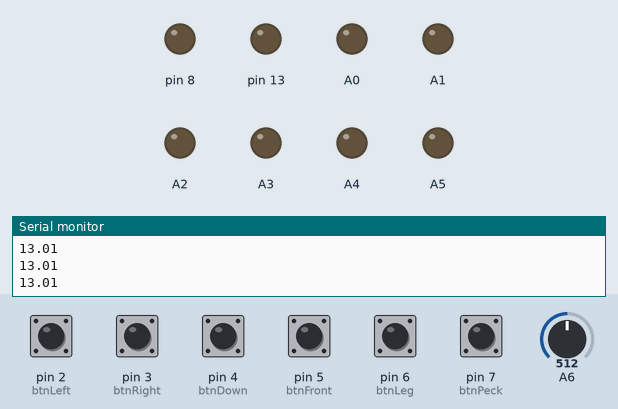
A sketch run on a simulated Arduino Nano, built with avr-gcc and run on an emulated ATmega328P. On the bench: output pins drawn as LEDs (lit = HIGH), the last lines printed to the serial monitor. Inputs (shaded band) come from the test bench; at power-on: pin 2 (btnLeft), pin 3 (btnRight), pin 4 (btnDown), pin 5 (btnFront), pin 6 (btnLeg), pin 7 (btnPeck) HIGH, A6 = 512. No radio packets arrive unless stated.

Above: at 1.2 s.
1.3 s: A6 set to 327
2.8 s: A6 set to 297
At 4.0 s:
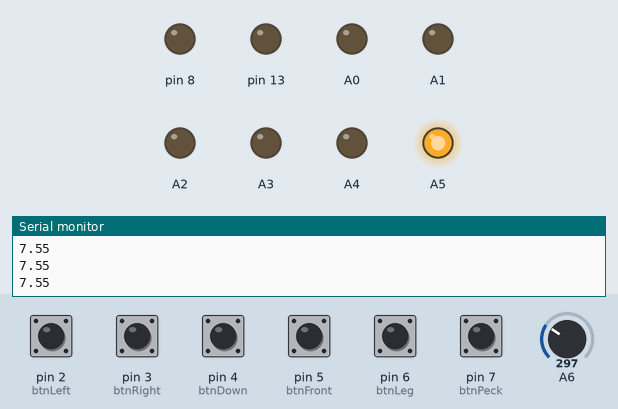
4.3 s: pin 2 (btnLeft) pulled LOW for 0.15 s
At 4.38 s:
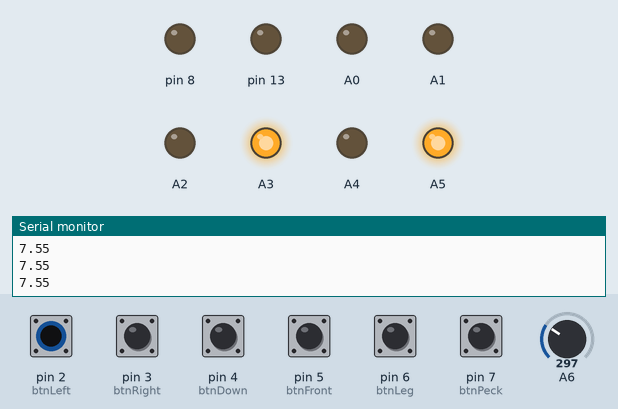
5.9 s: A6 set to 122
At 6.6 s:
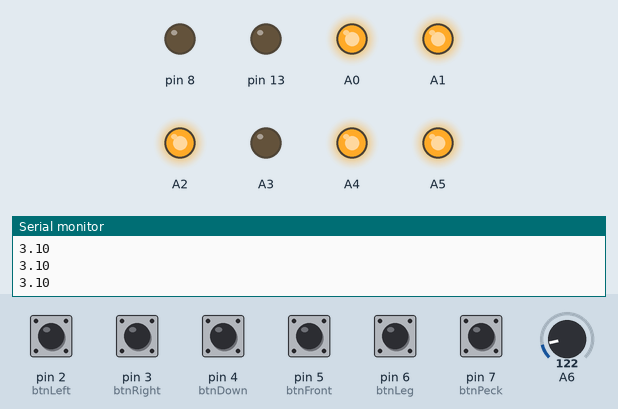
7.4 s: pin 3 (btnRight) pulled LOW for 0.15 s
At 7.48 s:
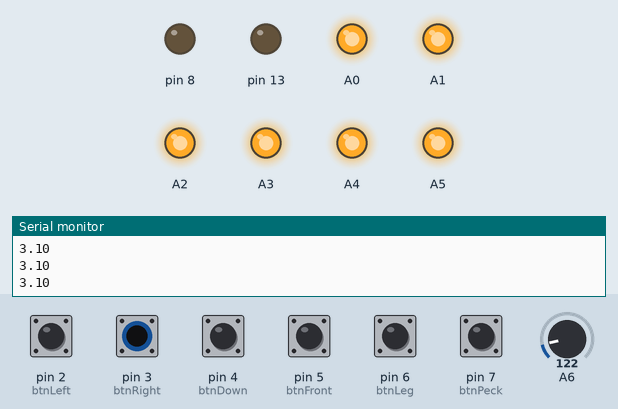
9.0 s: A6 set to 224
10.5 s: A6 set to 244
At 11.3 s:
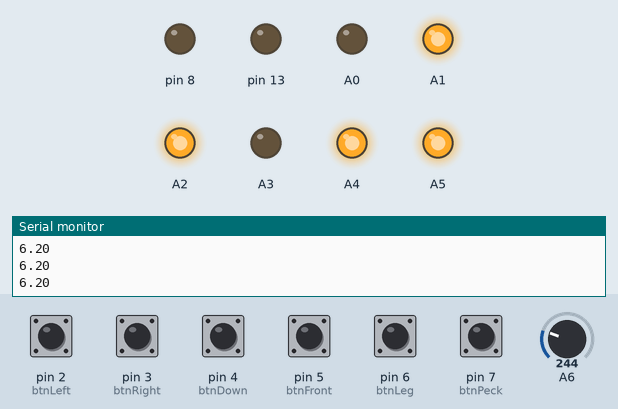
Timing chart, 0 to 13.0 s (numbered marks = the images above; inputs shaded):
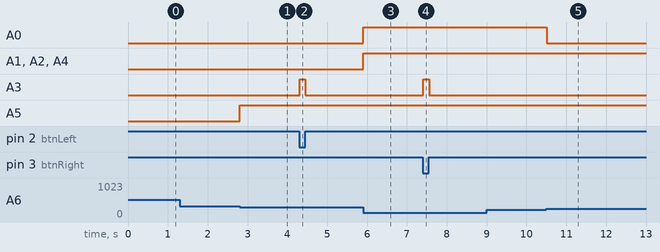

The sketch:

control-transmitter.ino
```cpp
#include <SPI.h>
#include "nRF24L01.h"
#include "RF24.h"
#define PIN_CE  10
#define PIN_CSN 9
RF24 radio(PIN_CE, PIN_CSN);

uint64_t writeAddress = 100, readAddress = 700;
int mode = 1;
const int BUFFER_SIZE = 7;
char comandBuffer[7];

#define btnFront 5
#define btnRight 3
#define btnDown 4
#define btnLeft 2
#define btnPeck 7
#define btnLeg 6
#define voltageSensor A3

int readPinSensor;  //Variável para leitura da porta analógica
float volts; //Armazenar o cálculo

void setup() {
  Serial.begin(9600);
  for(byte pin=2; pin<8; pin++){
    pinMode(pin, INPUT_PULLUP);
  }
  for(byte pin=13; pin<20; pin++){
    pinMode(pin, OUTPUT);
  }
  pinMode(1, OUTPUT);
  pinMode(8, OUTPUT);
  pinMode(A6, INPUT);

  digitalWrite(A3, LOW);

  while(!Serial){}
  radio.begin();
  radio.setRetries(0, 15);
  radio.setPALevel(RF24_PA_LOW);
  radio.openWritingPipe(writeAddress);
  radio.openReadingPipe(1, readAddress);
  radio.stopListening();
}
void loop() {
  buttonReading();
  readSensor();
  battery();
}

void buttonReading(){
  if      (!digitalRead(btnFront)){
    control("front");
    digitalWrite(A3, HIGH);
  }
  else if (!digitalRead(btnRight)){
    control("right");
    digitalWrite(A3, HIGH);
  }
  else if (!digitalRead(btnDown)){
    control("down");
    digitalWrite(A3, HIGH);
  }
  else if (!digitalRead(btnLeft)){
    control("left");
    digitalWrite(A3, HIGH);
  }
  else if (!digitalRead(btnPeck)){
    control("peck");
    digitalWrite(A3, HIGH);
  }
  else if (!digitalRead(btnLeg)){
    control("leg");
    digitalWrite(A3, HIGH);
  }
  else{
    control("stop");
    digitalWrite(A3, LOW);
  }
}

void control(String comand){
  comand.reserve(7);

  comand.toCharArray(comandBuffer, BUFFER_SIZE);
  radio.write(comandBuffer,sizeof(comandBuffer));

  //Serial.print("[transmitter] -> ");
  //Serial.println(comand);

}

void readSensor() {
  readPinSensor = analogRead(A6);
  volts = ((readPinSensor * 0.004887585) * 5);
  volts = volts + volts*0.04;
  Serial.println(volts);
}

void battery(){
  if(volts >= 8){
    barGraph(0, 0, 0, 0, 0, 0);
    //Serial.println("Full");
  }
  else if((volts >= 7.5)and(volts < 8)){
    barGraph(0, 0, 0, 0, 0, 1);
    //Serial.println("4");
  }
  else if((volts >= 7)and(volts < 7.5)){
    barGraph(0, 0, 0, 0, 1, 1);
    //Serial.println("3");
  }
  else if((volts >= 6.5)and(volts < 7)){
    barGraph(0, 0, 0, 1, 1, 1);
    //Serial.println("2");
  }
  else if((volts >= 6)and(volts < 6.5)){
    barGraph(0, 0, 1, 1, 1, 1);
    //Serial.println("1");
  }
  else{
    barGraph(0, 1, 1, 1, 1, 1);
    //Serial.println("0");
  }
}

void barGraph(bool statusZero, bool statusOne, bool statusTwo, bool statusThree, bool statusFour, bool statusFive ){
  digitalWrite(8, statusZero);
  digitalWrite(A0, statusOne);
  digitalWrite(A1, statusTwo);
  digitalWrite(A2, statusThree);
  digitalWrite(A4, statusFour);
  digitalWrite(A5, statusFive);
}
```

Measured:
- the behaviour switches between 315 and 314 on A6 (found by bisection; images 0 and 1)
- the behaviour switches between 236 and 237 on A6 (found by bisection; images 4 and 5)
- after the input at 2.8 s, A5: LOW → HIGH at once
- after the input at 4.3 s, A3: LOW → HIGH at once, → LOW 0.15 s later
- after the input at 5.9 s, A0–2, A4: LOW → HIGH at once
- after the input at 7.4 s, A3: LOW → HIGH at once, → LOW 0.15 s later
- after the input at 10.5 s, A0: HIGH → LOW at once
